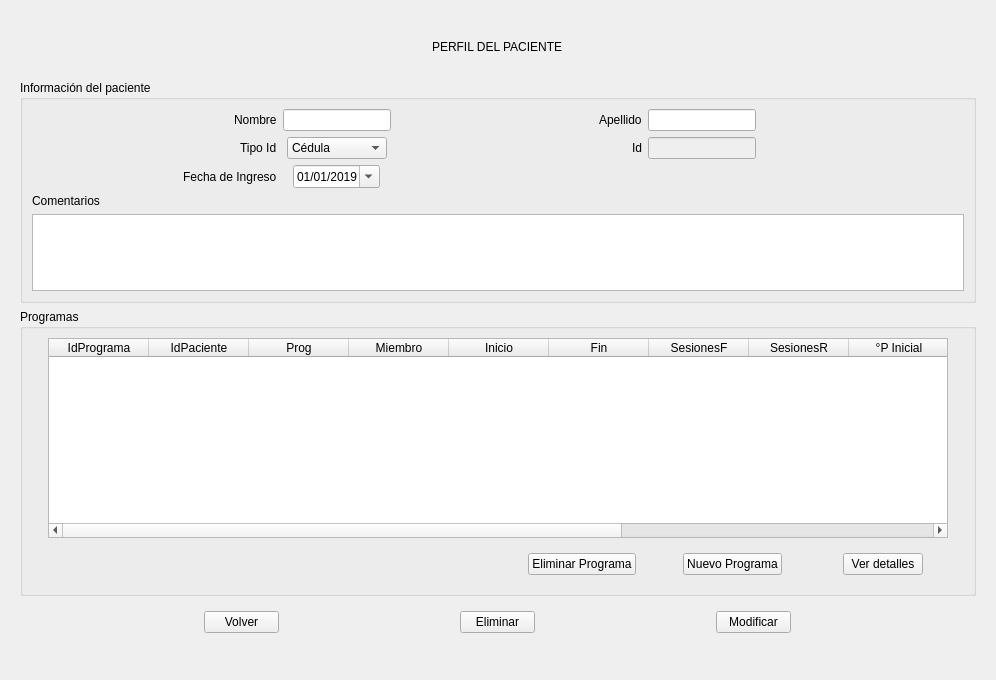
                    <widget class="QWidget" name="scrollAreaWidgetContents_2">
                     <property name="geometry">
                      <rect>
                       <x>0</x>
                       <y>-71</y>
                       <width>996</width>
                       <height>680</height>
                      </rect>
                     </property>
                     <layout class="QGridLayout" name="gridLayout_37">
                      <item row="0" column="0">
                       <widget class="QWidget" name="widget_6" native="true">
                        <layout class="QGridLayout" name="gridLayout_39">
                         <item row="5" column="0">
                          <widget class="QGroupBox" name="groupBox_12">
                           <property name="title">
                            <string>Programas</string>
                           </property>
                           <layout class="QGridLayout" name="gridLayout_20">
                            <item row="0" column="0" colspan="2" alignment="Qt::AlignHCenter">
                             <widget class="QTreeWidget" name="treeWidget">
                              <property name="minimumSize">
                               <size>
                                <width>900</width>
                                <height>200</height>
                               </size>
                              </property>
                              <property name="maximumSize">
                               <size>
                                <width>900</width>
                                <height>600</height>
                               </size>
                              </property>
                              <property name="sizeAdjustPolicy">
                               <enum>QAbstractScrollArea::AdjustToContents</enum>
                              </property>
                              <column>
                               <property name="text">
                                <string>IdPrograma</string>
                               </property>
                               <property name="textAlignment">
                                <set>AlignCenter</set>
                               </property>
                              </column>
                              <column>
                               <property name="text">
                                <string>IdPaciente</string>
                               </property>
                               <property name="textAlignment">
                                <set>AlignCenter</set>
                               </property>
                              </column>
                              <column>
                               <property name="text">
                                <string>Prog</string>
                               </property>
                               <property name="textAlignment">
                                <set>AlignCenter</set>
                               </property>
                              </column>
                              <column>
                               <property name="text">
                                <string>Miembro</string>
                               </property>
                               <property name="textAlignment">
                                <set>AlignCenter</set>
                               </property>
                              </column>
                              <column>
                               <property name="text">
                                <string>Inicio</string>
                               </property>
                               <property name="textAlignment">
                                <set>AlignCenter</set>
                               </property>
                              </column>
                              <column>
                               <property name="text">
                                <string>Fin</string>
                               </property>
                               <property name="textAlignment">
                                <set>AlignCenter</set>
                               </property>
                              </column>
                              <column>
                               <property name="text">
                                <string>SesionesF</string>
                               </property>
                               <property name="textAlignment">
                                <set>AlignCenter</set>
                               </property>
                              </column>
                              <column>
                               <property name="text">
                                <string>SesionesR</string>
                               </property>
                               <property name="textAlignment">
                                <set>AlignCenter</set>
                               </property>
                              </column>
                              <column>
                               <property name="text">
                                <string>°P Inicial</string>
                               </property>
                               <property name="textAlignment">
                                <set>AlignCenter</set>
                               </property>
                              </column>
                              <column>
                               <property name="text">
                                <string>°P Actual</string>
                               </property>
                               <property name="textAlignment">
                                <set>AlignCenter</set>
                               </property>
                              </column>
                              <column>
                               <property name="text">
                                <string>TMaxP</string>
                               </property>
                               <property name="textAlignment">
                                <set>AlignCenter</set>
                               </property>
                              </column>
                              <column>
                               <property name="text">
                                <string>°S Inicial</string>
                               </property>
                               <property name="textAlignment">
                                <set>AlignCenter</set>
                               </property>
                              </column>
                              <column>
                               <property name="text">
                                <string>°S Actual</string>
                               </property>
                               <property name="textAlignment">
                                <set>AlignCenter</set>
                               </property>
                              </column>
                              <column>
                               <property name="text">
                                <string>TMaxS</string>
                               </property>
                               <property name="textAlignment">
                                <set>AlignCenter</set>
                               </property>
                              </column>
                             </widget>
                            </item>
                            <item row="1" column="1">
                             <widget class="QWidget" name="widget_5" native="true">
                              <layout class="QGridLayout" name="gridLayout_43">
                               <item row="0" column="1" alignment="Qt::AlignHCenter">
                                <widget class="QPushButton" name="pushButton_25">
                                 <property name="text">
                                  <string>Nuevo Programa</string>
                                 </property>
                                </widget>
                               </item>
                               <item row="0" column="2" alignment="Qt::AlignHCenter">
                                <widget class="QPushButton" name="pushButton_14">
                                 <property name="text">
                                  <string>Ver detalles</string>
                                 </property>
                                </widget>
                               </item>
                               <item row="0" column="0" alignment="Qt::AlignHCenter">
                                <widget class="QPushButton" name="pushButton_35">
                                 <property name="text">
                                  <string>Eliminar Programa</string>
                                 </property>
                                </widget>
                               </item>
                              </layout>
                             </widget>
                            </item>
                           </layout>
                          </widget>
                         </item>
                         <item row="3" column="0">
                          <widget class="QGroupBox" name="groupBox_11">
                           <property name="title">
                            <string>Información del paciente</string>
                           </property>
                           <layout class="QGridLayout" name="gridLayout_18">
                            <item row="4" column="7">
                             <spacer name="horizontalSpacer_37">
                              <property name="orientation">
                               <enum>Qt::Horizontal</enum>
                              </property>
                              <property name="sizeHint" stdset="0">
                               <size>
                                <width>40</width>
                                <height>20</height>
                               </size>
                              </property>
                             </spacer>
                            </item>
                            <item row="4" column="0">
                             <spacer name="horizontalSpacer_35">
                              <property name="orientation">
                               <enum>Qt::Horizontal</enum>
                              </property>
                              <property name="sizeHint" stdset="0">
                               <size>
                                <width>40</width>
                                <height>20</height>
                               </size>
                              </property>
                             </spacer>
                            </item>
                            <item row="4" column="2" alignment="Qt::AlignHCenter">
                             <widget class="QLineEdit" name="lineEdit_11">
                              <property name="sizePolicy">
                               <sizepolicy hsizetype="Fixed" vsizetype="Fixed">
                                <horstretch>0</horstretch>
                                <verstretch>0</verstretch>
                               </sizepolicy>
                              </property>
                              <property name="maximumSize">
                               <size>
                                <width>150</width>
                                <height>16777215</height>
                               </size>
                              </property>
                              <property name="alignment">
                               <set>Qt::AlignCenter</set>
                              </property>
                             </widget>
                            </item>
                            <item row="4" column="4" alignment="Qt::AlignRight">
                             <widget class="QLabel" name="label_18">
                              <property name="sizePolicy">
                               <sizepolicy hsizetype="Fixed" vsizetype="Preferred">
                                <horstretch>0</horstretch>
                                <verstretch>0</verstretch>
                               </sizepolicy>
                              </property>
                              <property name="maximumSize">
                               <size>
                                <width>150</width>
                                <height>16777215</height>
                               </size>
                              </property>
                              <property name="text">
                               <string>Apellido</string>
                              </property>
                             </widget>
                            </item>
                            <item row="4" column="1" alignment="Qt::AlignRight">
                             <widget class="QLabel" name="label_22">
                              <property name="sizePolicy">
                               <sizepolicy hsizetype="Fixed" vsizetype="Preferred">
                                <horstretch>0</horstretch>
                                <verstretch>0</verstretch>
                               </sizepolicy>
                              </property>
                              <property name="maximumSize">
                               <size>
                                <width>150</width>
                                <height>16777215</height>
                               </size>
                              </property>
                              <property name="text">
                               <string>Nombre</string>
                              </property>
                             </widget>
                            </item>
                            <item row="5" column="2" alignment="Qt::AlignHCenter">
                             <widget class="QComboBox" name="comboBox_3">
                              <property name="sizePolicy">
                               <sizepolicy hsizetype="Fixed" vsizetype="Fixed">
                                <horstretch>0</horstretch>
                                <verstretch>0</verstretch>
                               </sizepolicy>
                              </property>
                              <property name="maximumSize">
                               <size>
                                <width>100</width>
                                <height>16777215</height>
                               </size>
                              </property>
                              <item>
                               <property name="text">
                                <string>Cédula</string>
                               </property>
                              </item>
                              <item>
                               <property name="text">
                                <string>Tarjeta de identidad</string>
                               </property>
                              </item>
                              <item>
                               <property name="text">
                                <string>Pasaporte</string>
                               </property>
                              </item>
                             </widget>
                            </item>
                            <item row="5" column="1" alignment="Qt::AlignRight">
                             <widget class="QLabel" name="label_21">
                              <property name="sizePolicy">
                               <sizepolicy hsizetype="Fixed" vsizetype="Preferred">
                                <horstretch>0</horstretch>
                                <verstretch>0</verstretch>
                               </sizepolicy>
                              </property>
                              <property name="maximumSize">
                               <size>
                                <width>150</width>
                                <height>16777215</height>
                               </size>
                              </property>
                              <property name="text">
                               <string>Tipo Id</string>
                              </property>
                             </widget>
                            </item>
                            <item row="5" column="4" alignment="Qt::AlignRight">
                             <widget class="QLabel" name="label_17">
                              <property name="sizePolicy">
                               <sizepolicy hsizetype="Fixed" vsizetype="Preferred">
                                <horstretch>0</horstretch>
                                <verstretch>0</verstretch>
                               </sizepolicy>
                              </property>
                              <property name="maximumSize">
                               <size>
                                <width>150</width>
                                <height>16777215</height>
                               </size>
                              </property>
                              <property name="text">
                               <string>Id</string>
                              </property>
                             </widget>
                            </item>
                            <item row="9" column="0" colspan="8">
                             <widget class="QPlainTextEdit" name="plainTextEdit_3">
                              <property name="maximumSize">
                               <size>
                                <width>16777215</width>
                                <height>100</height>
                               </size>
                              </property>
                             </widget>
                            </item>
                            <item row="4" column="5" alignment="Qt::AlignHCenter">
                             <widget class="QLineEdit" name="lineEdit_10">
                              <property name="sizePolicy">
                               <sizepolicy hsizetype="Fixed" vsizetype="Fixed">
                                <horstretch>0</horstretch>
                                <verstretch>0</verstretch>
                               </sizepolicy>
                              </property>
                              <property name="maximumSize">
                               <size>
                                <width>150</width>
                                <height>16777215</height>
                               </size>
                              </property>
                              <property name="alignment">
                               <set>Qt::AlignCenter</set>
                              </property>
                             </widget>
                            </item>
                            <item row="5" column="5" alignment="Qt::AlignHCenter">
                             <widget class="QLineEdit" name="lineEdit_9">
                              <property name="enabled">
                               <bool>false</bool>
                              </property>
                              <property name="sizePolicy">
                               <sizepolicy hsizetype="Fixed" vsizetype="Fixed">
                                <horstretch>0</horstretch>
                                <verstretch>0</verstretch>
                               </sizepolicy>
                              </property>
                              <property name="maximumSize">
                               <size>
                                <width>150</width>
                                <height>16777215</height>
                               </size>
                              </property>
                              <property name="alignment">
                               <set>Qt::AlignCenter</set>
                              </property>
                             </widget>
                            </item>
                            <item row="4" column="3">
                             <spacer name="horizontalSpacer_36">
                              <property name="orientation">
                               <enum>Qt::Horizontal</enum>
                              </property>
                              <property name="sizeHint" stdset="0">
                               <size>
                                <width>40</width>
                                <height>20</height>
                               </size>
                              </property>
                             </spacer>
                            </item>
                            <item row="8" column="0" colspan="8">
                             <widget class="QLabel" name="label_20">
                              <property name="text">
                               <string>Comentarios</string>
                              </property>
                             </widget>
                            </item>
                            <item row="6" column="2" alignment="Qt::AlignHCenter">
                             <widget class="QDateEdit" name="dateEdit_2">
                              <property name="alignment">
                               <set>Qt::AlignCenter</set>
                              </property>
                              <property name="maximumDate">
                               <date>
                                <year>2099</year>
                                <month>1</month>
                                <day>1</day>
                               </date>
                              </property>
                              <property name="minimumDate">
                               <date>
                                <year>2019</year>
                                <month>1</month>
                                <day>1</day>
                               </date>
                              </property>
                              <property name="displayFormat">
                               <string>dd/MM/yyyy</string>
                              </property>
                              <property name="calendarPopup">
                               <bool>true</bool>
                              </property>
                             </widget>
                            </item>
                            <item row="6" column="0" colspan="2" alignment="Qt::AlignRight">
                             <widget class="QLabel" name="label_16">
                              <property name="text">
                               <string>Fecha de Ingreso</string>
                              </property>
                             </widget>
                            </item>
                           </layout>
                          </widget>
                         </item>
                         <item row="0" column="0">
                          <spacer name="verticalSpacer_11">
                           <property name="orientation">
                            <enum>Qt::Vertical</enum>
                           </property>
                           <property name="sizeType">
                            <enum>QSizePolicy::Fixed</enum>
                           </property>
                           <property name="sizeHint" stdset="0">
                            <size>
                             <width>20</width>
                             <height>20</height>
                            </size>
                           </property>
                          </spacer>
                         </item>
                         <item row="2" column="0">
                          <spacer name="verticalSpacer_22">
                           <property name="orientation">
                            <enum>Qt::Vertical</enum>
                           </property>
                           <property name="sizeType">
                            <enum>QSizePolicy::Fixed</enum>
                           </property>
                           <property name="sizeHint" stdset="0">
                            <size>
                             <width>20</width>
                             <height>20</height>
                            </size>
                           </property>
                          </spacer>
                         </item>
                         <item row="1" column="0" alignment="Qt::AlignHCenter">
                          <widget class="QLabel" name="label_19">
                           <property name="text">
                            <string>PERFIL DEL PACIENTE</string>
                           </property>
                          </widget>
                         </item>
                         <item row="6" column="0">
                          <widget class="QWidget" name="widget_7" native="true">
                           <layout class="QGridLayout" name="gridLayout_44">
                            <item row="0" column="1">
                             <widget class="QPushButton" name="pushButton_12">
                              <property name="sizePolicy">
                               <sizepolicy hsizetype="Fixed" vsizetype="Fixed">
                                <horstretch>0</horstretch>
                                <verstretch>0</verstretch>
                               </sizepolicy>
                              </property>
                              <property name="maximumSize">
                               <size>
                                <width>75</width>
                                <height>16777215</height>
                               </size>
                              </property>
                              <property name="text">
                               <string>Eliminar</string>
                              </property>
                             </widget>
                            </item>
                            <item row="0" column="0">
                             <widget class="QPushButton" name="pushButton_5">
                              <property name="maximumSize">
                               <size>
                                <width>75</width>
                                <height>16777215</height>
                               </size>
                              </property>
                              <property name="text">
                               <string>Volver</string>
                              </property>
                             </widget>
                            </item>
                            <item row="0" column="2">
                             <widget class="QPushButton" name="pushButton_4">
                              <property name="maximumSize">
                               <size>
                                <width>75</width>
                                <height>16777215</height>
                               </size>
                              </property>
                              <property name="text">
                               <string>Modificar</string>
                              </property>
                             </widget>
                            </item>
                           </layout>
                          </widget>
                         </item>
                        </layout>
                       </widget>
                      </item>
                      <item row="1" column="0">
                       <spacer name="verticalSpacer_5">
                        <property name="orientation">
                         <enum>Qt::Vertical</enum>
                        </property>
                        <property name="sizeHint" stdset="0">
                         <size>
                          <width>20</width>
                          <height>40</height>
                         </size>
                        </property>
                       </spacer>
                      </item>
                     </layout>
                    </widget>
